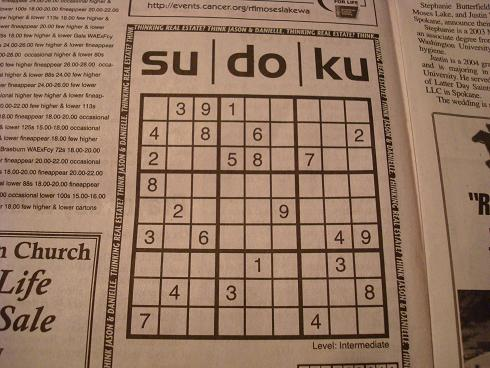
#> input picture Circle and Line Detection/sudoku.jpg, 490 x 368 px
$ python LineDetection.py
#> lines starting #> are read from the running program, lines starting #| are printed output that depends on the picture; after the words box and inside, x2 and y2 are one past the last pixel; in counts of white or black regions, pixels touching at a corner belong together
import cv2
import numpy as np

img = cv2.imread('sudoku.jpg')
#> img is the input picture: shape (368, 490, 3); mean B, G, R 99.6, 120.7, 150.8
gray = cv2.cvtColor(img,cv2.COLOR_BGR2GRAY)
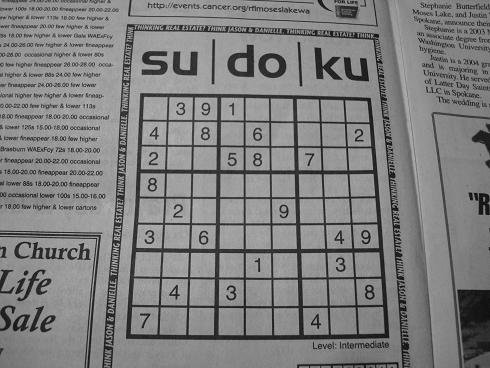
#> gray: shape (368, 490); min 4, max 196, mean 127.3
edges = cv2.Canny(gray,50,150,apertureSize = 3)
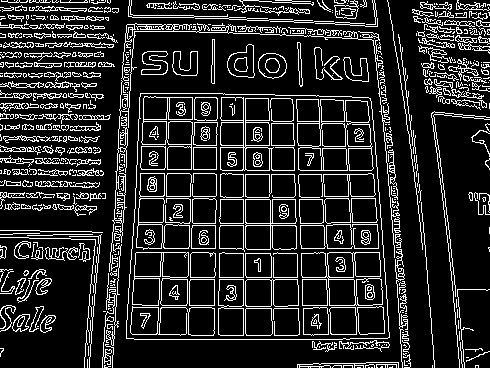
#> edges: shape (368, 490); 15.7% white in thin lines or dots
cv2.imwrite('IntermediateOutput.jpg',edges)

minLineLength = 999999
maxLineGap = 10
lines = cv2.HoughLinesP(edges,1,np.pi/180,150,minLineLength,maxLineGap)
#> lines = 101 rows, first 6: [245, 146, 245, 98], [243, 169, 243, 97], [335, 24, 349, 24], [134, 339, 342, 339], [271, 123, 293, 123], [301, 248, 324, 248]


for i in range(len(lines)):
    for x1,y1,x2,y2 in lines[i]:
        cv2.line(img,(x1,y1),(x2,y2),(255,0,0),2)
#> this loop made 101 passes
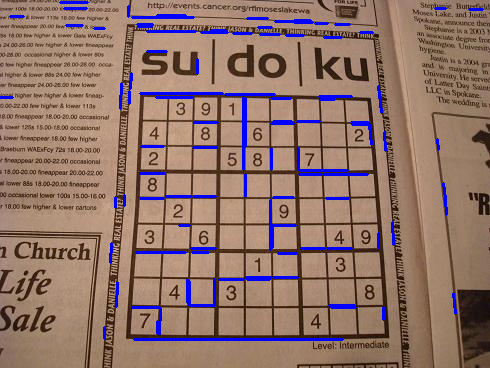
#> img: shape (368, 490, 3); 4.21% of pixels changed, all inside (x1, y1, x2, y2) = (0, 1, 484, 341)

cv2.imwrite('HoughLineOutput.jpg',img)
